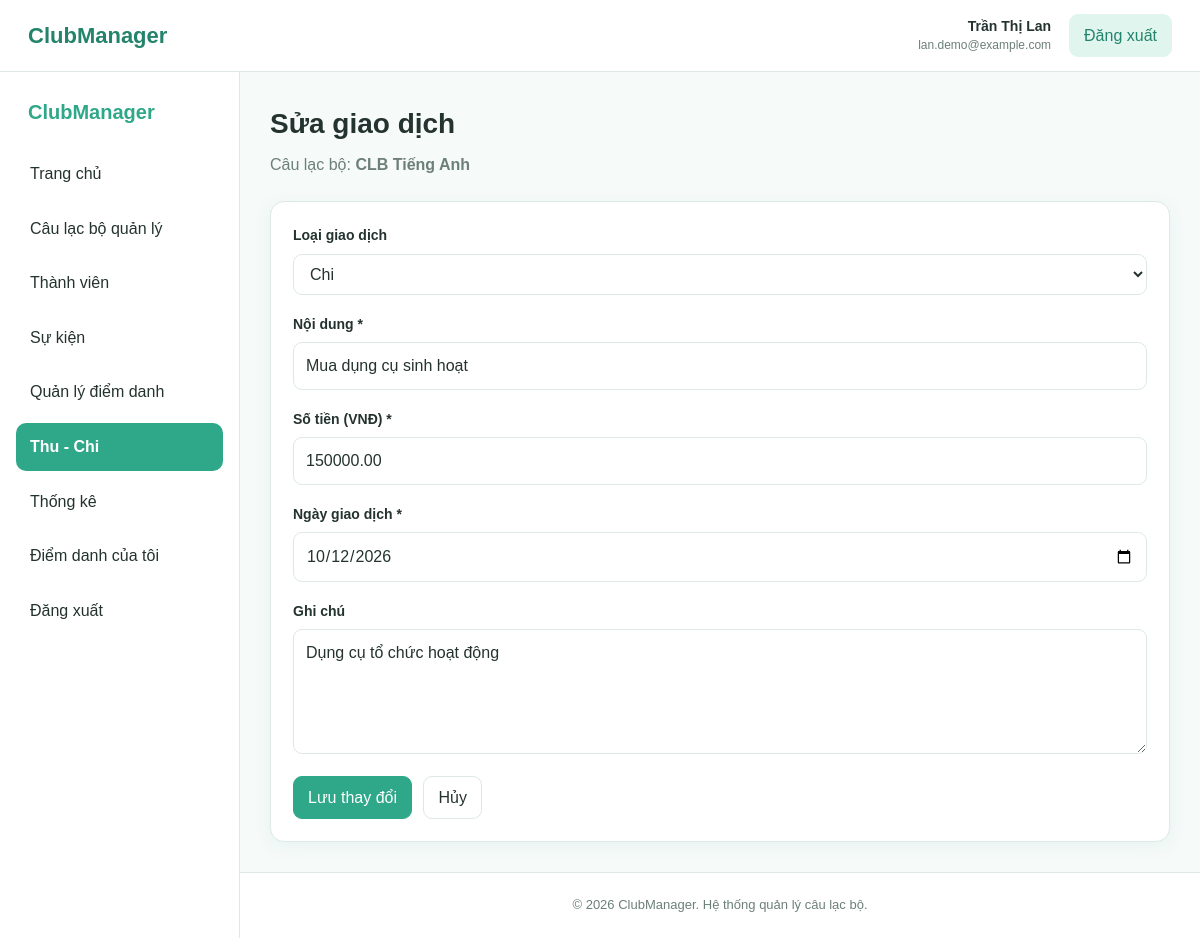
The page /sua-thu-chi.php?id=4&clb_id=2 (signed in) on the database its author committed.
### tables this page shows
CREATE TABLE cau_lac_bo (
    id INT AUTO_INCREMENT PRIMARY KEY,

    ten_clb VARCHAR(150)
        NOT NULL,

    mo_ta TEXT,

    linh_vuc VARCHAR(100),

    ngay_thanh_lap DATE,

    trang_thai ENUM(
        'hoat_dong',
        'tam_dung'
    )
    NOT NULL DEFAULT 'hoat_dong',

    nguoi_tao_id INT
        NOT NULL,

    ngay_tao DATETIME
        NOT NULL DEFAULT CURRENT_TIMESTAMP,

    CONSTRAINT fk_clb_nguoi_tao
        FOREIGN KEY (nguoi_tao_id)
        REFERENCES nguoi_dung(id)
        ON UPDATE CASCADE
        ON DELETE RESTRICT
);

CREATE TABLE thu_chi (
    id INT AUTO_INCREMENT PRIMARY KEY,

    cau_lac_bo_id INT
        NOT NULL,

    loai ENUM(
        'thu',
        'chi'
    )
    NOT NULL,

    noi_dung VARCHAR(255)
        NOT NULL,

    so_tien DECIMAL(15,2)
        NOT NULL,

    ngay_giao_dich DATE
        NOT NULL,

    nguoi_thuc_hien_id INT
        NOT NULL,

    ghi_chu TEXT,

    ngay_tao DATETIME
        NOT NULL DEFAULT CURRENT_TIMESTAMP,

    CONSTRAINT fk_thuchi_clb
        FOREIGN KEY (cau_lac_bo_id)
        REFERENCES cau_lac_bo(id)
        ON UPDATE CASCADE
        ON DELETE CASCADE,

    CONSTRAINT fk_thuchi_nguoidung
        FOREIGN KEY (nguoi_thuc_hien_id)
        REFERENCES nguoi_dung(id)
        ON UPDATE CASCADE
        ON DELETE RESTRICT
);

### includes/kiem-tra-thu-chi.php (called while the page is built, shortened)
<?php
function hienThiHTML($value): string
{
    return htmlspecialchars(
        (string)($value ?? ''),
        ENT_QUOTES,
        'UTF-8'
    );
}

### includes/form-thu-chi.php (the view, shortened to what this page needs)
<div class="card">
    <form method="POST">
        <div class="form-group">
            <label for="loai">Loại giao dịch</label>
            <select name="loai" id="loai" required>
                <option value="chi"
                    <?= $data['loai'] === 'chi' ? 'selected' : '' ?>>
                    Chi
                </option>
            </select>
        </div>
        <div class="form-group">
            <label for="noi_dung">Nội dung *</label>
            <input
                type="text"
                name="noi_dung"
                id="noi_dung"
                maxlength="255"
                value="<?= hienThiHTML($data['noi_dung']) ?>"
                required
            >
        </div>
        <div class="form-group">
            <label for="so_tien">Số tiền (VNĐ) *</label>
            <input
                type="number"
                name="so_tien"
                id="so_tien"
                min="1"
                step="1"
                value="<?= hienThiHTML($data['so_tien']) ?>"
                placeholder="Ví dụ: 1000000"
                required
            >
        </div>
        <div class="form-group">
            <label for="ngay_giao_dich">Ngày giao dịch *</label>
            <input
                type="date"
                name="ngay_giao_dich"
                id="ngay_giao_dich"
                value="<?= hienThiHTML($data['ngay_giao_dich']) ?>"
                required
            >
        </div>
        <div class="form-group">
            <label for="ghi_chu">Ghi chú</label>
            <textarea
                name="ghi_chu"
                id="ghi_chu"
                rows="4"
            ><?= hienThiHTML($data['ghi_chu']) ?></textarea>
        </div>
        <button type="submit" class="btn btn-primary">
            <?= hienThiHTML($nutLuu) ?>
        </button>
        <a
            href="thu-chi.php?clb_id=<?= $clbId ?>"
            class="btn"
        >
            Hủy
        </a>
    </form>
</div>

### sua-thu-chi.php (shortened to what this page needs)
<?php
require_once __DIR__ . '/config/database.php';
require_once __DIR__ . '/includes/kiem-tra-thu-chi.php';
$userId = (int) $_SESSION['user_id'];
$clbId = (int) ($_GET['clb_id'] ?? 0);
$giaoDichId = (int) ($_GET['id'] ?? 0);
$stmtClb = $pdo->prepare("
    SELECT id, ten_clb
    FROM cau_lac_bo
    WHERE id = :clb_id
      AND nguoi_tao_id = :user_id
    LIMIT 1
");
$stmtClb->execute([
    'clb_id' => $clbId,
    'user_id' => $userId
]);
$clb = $stmtClb->fetch();
$stmtGD = $pdo->prepare("
    SELECT *
    FROM thu_chi
    WHERE id = :id
      AND cau_lac_bo_id = :clb_id
    LIMIT 1
");
$stmtGD->execute([
    'id' => $giaoDichId,
    'clb_id' => $clbId
]);
$giaoDich = $stmtGD->fetch();
$data = [
    'loai' => $giaoDich['loai'],
    'noi_dung' => $giaoDich['noi_dung'],
    'so_tien' => $giaoDich['so_tien'],
    'ngay_giao_dich' => $giaoDich['ngay_giao_dich'],
    'ghi_chu' => $giaoDich['ghi_chu'] ?? ''
];
$nutLuu = 'Lưu thay đổi';
require_once __DIR__ . '/includes/header.php';
?>
<div class="app-layout">
    <?php require_once __DIR__ . '/includes/sidebar.php'; ?>
    <main class="main-content">
        <section class="page-header">
            <div>
                <h1>Sửa giao dịch</h1>
                <p>
                    Câu lạc bộ:
                    <strong><?= hienThiHTML($clb['ten_clb']) ?></strong>
                </p>
            </div>
        </section>
        <?php require __DIR__ . '/includes/form-thu-chi.php'; ?>
    </main>
</div>
<?php require_once __DIR__ . '/includes/footer.php'; ?>

### css/style.css (style rules this page uses)
:root { --primary: #2fa889; --primary-dark: #23836b; --primary-light: #dff5ee; --primary-soft: #eefaf6; --white: #ffffff; --background: #f6faf9; --text: #24332f; --text-light: #6d7f79; --border: #dce9e4; --success: #278563; --success-bg: #e4f6ef; --warning: #b57b22; --warning-bg: #fff4df; --danger: #c85353; --danger-bg: #fdeaea; --shadow: 0 4px 18px rgba(47, 168, 137, 0.08); --radius: 14px; --topbar-height: 72px; --sidebar-width: 240px; }
* { box-sizing: border-box; }
html { margin: 0; padding: 0; width: 100%; scroll-behavior: smooth; }
body { margin: 0; padding: 0; width: 100%; min-height: 100vh; font-family: Arial, Helvetica, sans-serif; background: var(--background); color: var(--text); line-height: 1.6; }
a { color: inherit; text-decoration: none; }
button, input, select, textarea { font: inherit; }
.app-layout { display: block; width: 100%; max-width: none; min-height: 100vh; padding-top: var(--topbar-height); }
.main-content { display: block; width: calc(100% - var(--sidebar-width)); max-width: none; min-width: 0; min-height: calc(100vh - var(--topbar-height)); margin-left: var(--sidebar-width); margin-right: 0; padding: 30px; }
.page-header { display: flex; align-items: center; justify-content: space-between; width: 100%; gap: 20px; margin-bottom: 24px; }
.page-header > div { min-width: 0; }
.page-header h1 { margin: 0 0 5px; font-size: 28px; color: var(--text); }
.page-header p { margin: 0; color: var(--text-light); }
.btn { display: inline-flex; align-items: center; justify-content: center; min-height: 38px; padding: 8px 14px; border: 1px solid var(--border); border-radius: 9px; background: var(--white); color: var(--text); cursor: pointer; transition: 0.2s; white-space: nowrap; }
.btn-primary { background: var(--primary); border-color: var(--primary); color: var(--white); }
.card { width: 100%; background: var(--white); border: 1px solid var(--border); border-radius: var(--radius); padding: 22px; box-shadow: var(--shadow); }
form { margin: 0; }
.form-group { width: 100%; margin-bottom: 18px; }
label { display: block; margin-bottom: 7px; font-size: 14px; font-weight: 600; }
input, select, textarea { display: block; width: 100%; max-width: 100%; padding: 10px 12px; border: 1px solid var(--border); border-radius: 9px; background: var(--white); color: var(--text); outline: none; transition: 0.2s; }
textarea { min-height: 100px; resize: vertical; }
form .btn { margin-top: 4px; margin-right: 7px; }
@media (min-width: 769px) { body { min-width: 769px; } }
@media (min-width: 769px) { .app-layout { display: block !important; width: 100% !important; max-width: none !important; } }
@media (min-width: 769px) { .main-content { display: block !important; width: calc(100% - var(--sidebar-width)) !important; max-width: none !important; margin-left: var(--sidebar-width) !important; margin-right: 0 !important; padding: 30px !important; } }
@media (min-width: 769px) { .page-header, .content-section, .section-header, .dashboard-cards, .card-grid, .table-wrapper { max-width: none !important; } }

### rows shown on the page
cau_lac_bo: ten_clb "CLB Tiếng Anh"
thu_chi: loai "Chi", noi_dung "Mua dụng cụ sinh hoạt", so_tien "150000.00", ngay_giao_dich "10/12/2026", ghi_chu "Dụng cụ tổ chức hoạt động"

### other values the page prints
$userName "Trần Thị Lan"
$userEmail "lan.demo@example.com"
hienThiHTML($nutLuu) "Lưu thay đổi"
